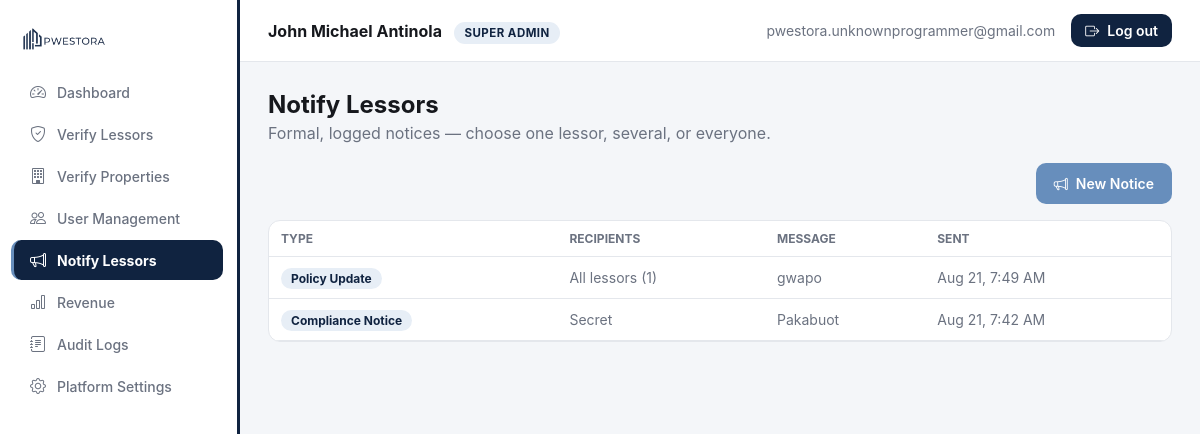
/dashboard.php?page=notify (signed in), run on an earlier commit of the app's database.
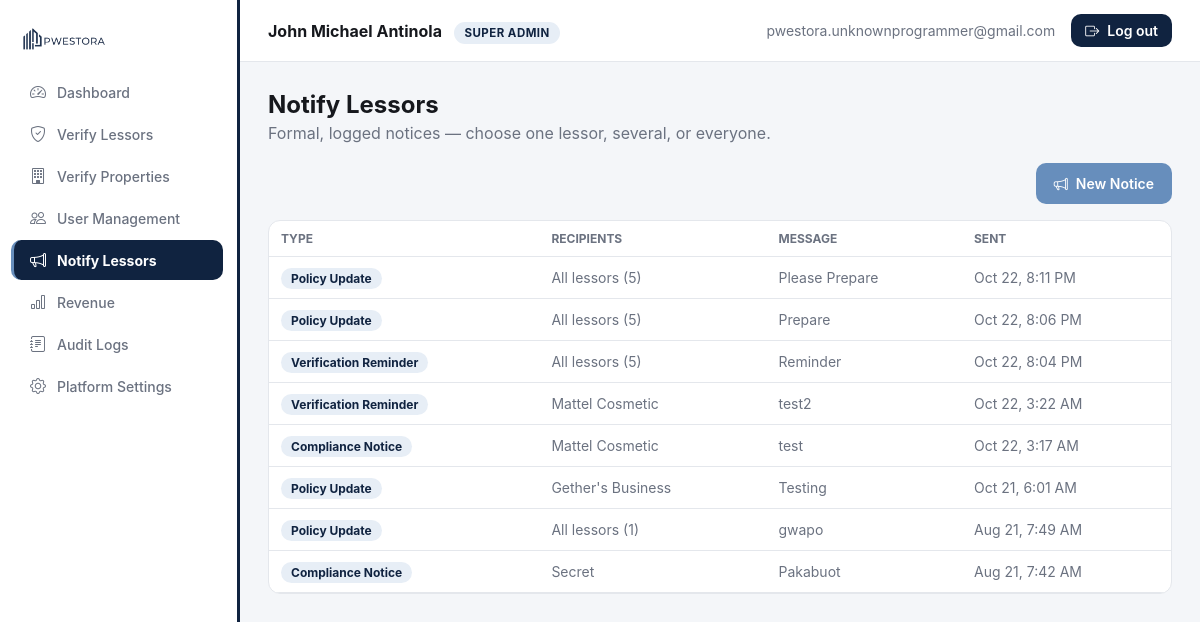
And on a later commit of the database.
### tables this page shows
CREATE TABLE `notifications_log` (
  `id` int(11) NOT NULL,
  `sender_id` int(11) NOT NULL,
  `audience` varchar(60) NOT NULL,
  `title` varchar(150) NOT NULL,
  `body` text NOT NULL,
  `sent_at` datetime NOT NULL DEFAULT current_timestamp()
);

### public_html/includes/sidebar_nav.php (called while the page is built)
<?php
$NAV_BY_ROLE = [
    'lessor' => [
        ['id' => 'overview',      'label' => 'Dashboard',          'icon' => 'bi-speedometer2'],
        ['id' => 'listings',      'label' => 'My Properties',      'icon' => 'bi-building'],
        ['id' => 'applications',  'label' => 'Applications',       'icon' => 'bi-clipboard-check'],
        ['id' => 'tenants',       'label' => 'Tenants',            'icon' => 'bi-people'],
        ['id' => 'installments',  'label' => 'Installments',       'icon' => 'bi-wallet2'],
        ['id' => 'deposits',      'label' => 'Security Deposits',  'icon' => 'bi-shield-check'],
        ['id' => 'payments',      'label' => 'Rent Payments',      'icon' => 'bi-cash-coin'],
        ['id' => 'maintenance',   'label' => 'Maintenance',        'icon' => 'bi-tools'],
        ['id' => 'messages',      'label' => 'Messages',           'icon' => 'bi-chat-dots'],
        ['id' => 'violations',    'label' => 'Violations',         'icon' => 'bi-exclamation-triangle'],
        ['id' => 'analytics',     'label' => 'Analytics',          'icon' => 'bi-bar-chart'],
    ],
    'superadmin' => [
        ['id' => 'overview',    'label' => 'Dashboard',        'icon' => 'bi-speedometer2'],
        ['id' => 'lessors',     'label' => 'Verify Lessors',   'icon' => 'bi-shield-check'],
        ['id' => 'properties',  'label' => 'Verify Properties','icon' => 'bi-building'],
        ['id' => 'users',       'label' => 'User Management',  'icon' => 'bi-people'],
        ['id' => 'notify',      'label' => 'Notify Lessors',   'icon' => 'bi-megaphone'],
        ['id' => 'revenue',     'label' => 'Revenue',          'icon' => 'bi-bar-chart'],
        ['id' => 'audit',       'label' => 'Audit Logs',       'icon' => 'bi-journal-text'],
        ['id' => 'settings',    'label' => 'Platform Settings','icon' => 'bi-gear'],
    ],
];

### public_html/includes/auth.php (called while the page is built, shortened)
<?php
function current_user(): ?array {
    return $_SESSION['user'] ?? null;
}

### public_html/modules/notify.php (the view, shortened to what this page needs)
<?php
$adminId = $user['id'];
$sentLog = $pdo->prepare('SELECT * FROM notifications_log WHERE sender_id = ? ORDER BY sent_at DESC LIMIT 30');
$sentLog->execute([$adminId]);
$sentLog = $sentLog->fetchAll();
?>
<h2 style="margin:0 0 4px;">Notify Lessors</h2>
<p style="color:var(--ink-500); margin:0 0 20px;">Formal, logged notices — choose one lessor, several, or everyone.</p>
<div style="display:flex; justify-content:flex-end; margin-bottom:16px;">
  <a href="/dashboard.php?page=notify&compose=1" class="btn" style="background:var(--accent); color:#fff; display:inline-flex;">
    <i class="bi bi-megaphone"></i> New Notice
  </a>
</div>
<div class="card" style="padding:0; overflow:hidden;">
  <div class="table-scroll">
  <table>
    <thead><tr><th>Type</th><th>Recipients</th><th>Message</th><th>Sent</th></tr></thead>
    <tbody>
      <?php if (!$sentLog): ?>
        <tr><td colspan="4" style="text-align:center; color:var(--ink-500);">Nothing sent yet.</td></tr>
      <?php else: foreach ($sentLog as $n): ?>
        <tr>
          <td><span class="badge" style="background:var(--accent-soft); color:var(--primary);"><?= htmlspecialchars($n['title']) ?></span></td>
          <td style="color:var(--ink-500);"><?= htmlspecialchars($n['audience']) ?></td>
          <td style="color:var(--ink-500);"><?= htmlspecialchars($n['body']) ?></td>
          <td style="color:var(--ink-500);"><?= (new DateTime($n['sent_at']))->format('M j, g:i A') ?></td>
        </tr>
      <?php endforeach; endif; ?>
    </tbody>
  </table>
  </div>
</div>

### public_html/includes/header.php (shortened to what this page needs)
<?php
require_once __DIR__ . '/sidebar_nav.php';
$nav = $NAV_BY_ROLE[$user['role']] ?? [];
$roleLabel = $user['role'] === 'superadmin' ? 'Super Admin' : 'Admin (Lessor)';
?>
<!DOCTYPE html>
<html lang="en">
<head>
<link rel="stylesheet" href="/assets/css/style.css?v=13">
<link rel="stylesheet" href="https://cdn.jsdelivr.net/npm/bootstrap-icons@1.11.3/font/bootstrap-icons.css">
</head>
<body>
<div class="app-shell">
  <aside class="sidebar" id="sidebar">
    <div class="brand"><img src="/assets/img/logo-web.png?v=2" alt="Pwestora"></div>
    <nav>
      <?php foreach ($nav as $item): ?>
        <a class="nav-item <?= $page === $item['id'] ? 'active' : '' ?>"
           href="/dashboard.php?page=<?= $item['id'] ?>">
          <i class="bi <?= $item['icon'] ?>"></i> <span><?= $item['label'] ?></span>
        </a>
      <?php endforeach; ?>
    </nav>
  </aside>
  <div class="main">
    <div class="topbar">
      <div class="who">
        <div style="min-width:0;">
          <strong><?= htmlspecialchars($user['company'] ?: $user['name']) ?></strong>
          <span class="role-pill" style="margin-left:8px;"><?= $roleLabel ?></span>
        </div>
      </div>
      <div class="right">
        <span class="email-full"><?= htmlspecialchars($user['email']) ?></span>
        <a href="/logout.php" class="btn btn-primary" style="padding:8px 14px;">
          <i class="bi bi-box-arrow-right"></i> <span class="d-none-mobile">Log out</span>
        </a>
      </div>
    </div>
    <div class="content">

What changed in the data, as far as the page shows it:
added notifications_log: title "Policy Update", audience "All lessors (5)", body "Please Prepare", sent_at "Oct 22, 8:11 PM"
added notifications_log: title "Policy Update", audience "All lessors (5)", body "Prepare", sent_at "Oct 22, 8:06 PM"
added notifications_log: title "Verification Reminder", audience "All lessors (5)", body "Reminder", sent_at "Oct 22, 8:04 PM"
added notifications_log: title "Verification Reminder", audience "Mattel Cosmetic", body "test2", sent_at "Oct 22, 3:22 AM"
added notifications_log: title "Compliance Notice", audience "Mattel Cosmetic", body "test", sent_at "Oct 22, 3:17 AM"
added notifications_log: title "Policy Update", audience "Gether's Business", body "Testing", sent_at "Oct 21, 6:01 AM"
